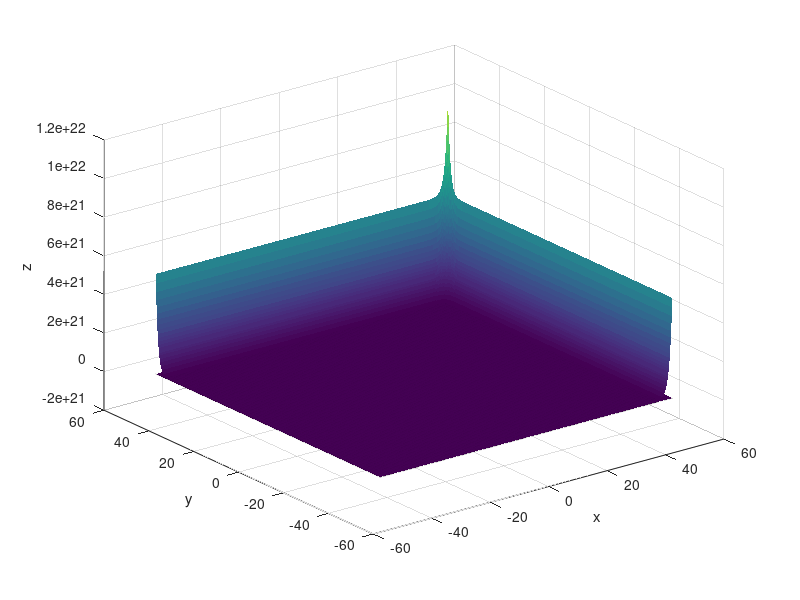
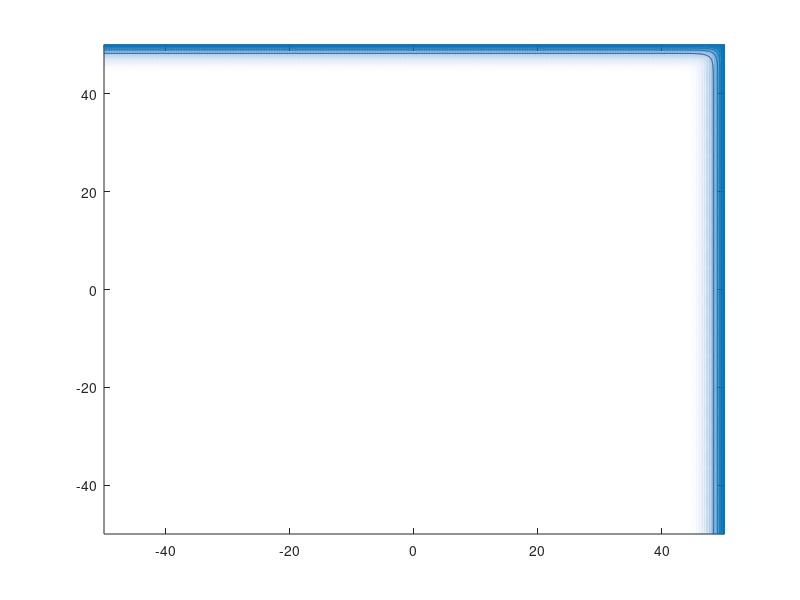

Recreate these plots in MATLAB, in order. (Note: this script raises an error after producing the figures.)
%multivariable
function ejerc2bFM()
    graphFunctionPlane();
    gradientPlane();
    gradientPlaneManualParams();
end

function gradientPlaneManualParams()
    [X, Y] = meshgrid([59.90 517.55; 10.05 1100.63]);
    z = exp(X) + exp(Y) + 2.*X.^2 + 4.*Y + 3;
    [DX,DY] = gradient(z);
    figure;
    contour(X, Y, z);
    hold on;
    quiver(X, Y, DX, DY);
    hold off;
end

function gradientPlane()
    x = -50:.1:50;
    [X, Y] = meshgrid(x);
    z = exp(X) + exp(Y) + 2.*X.^2 + 4.*Y + 3;
    [DX, DY] = gradient(z);
    figure;
    contour(X, Y, z);
    hold on;
    quiver(X, Y, DX, DY);
    hold off;
end

function graphFunctionPlane()
    x = -50:.1:50;
    [X, Y] = meshgrid(x);
    z = exp(X) + exp(Y) + 2.*X.^2 + 4.*Y + 3;
    z1 = z.*0;
    figure; surf(X, Y, z);
    shading flat;
    xlabel('x');
    ylabel('y');
    zlabel('z');
    hold on;
    surf(X, Y, z1);
    hold on;
end